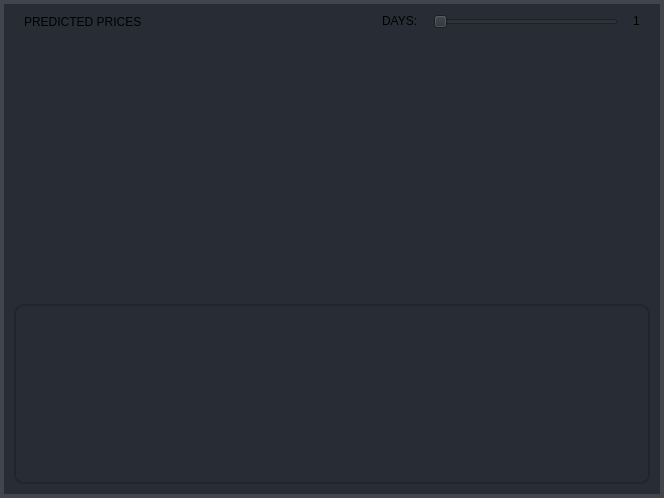
                              <widget class="QFrame" name="deployPredFrame">
                               <property name="minimumSize">
                                <size>
                                 <width>0</width>
                                 <height>0</height>
                                </size>
                               </property>
                               <property name="maximumSize">
                                <size>
                                 <width>16777215</width>
                                 <height>16777215</height>
                                </size>
                               </property>
                               <property name="styleSheet">
                                <string notr="true">border: 4px solid #41464E;
background-color: rgb(40, 44, 52);</string>
                               </property>
                               <property name="frameShape">
                                <enum>QFrame::NoFrame</enum>
                               </property>
                               <property name="frameShadow">
                                <enum>QFrame::Raised</enum>
                               </property>
                               <layout class="QVBoxLayout" name="verticalLayout_72">
                                <property name="spacing">
                                 <number>10</number>
                                </property>
                                <property name="leftMargin">
                                 <number>10</number>
                                </property>
                                <property name="topMargin">
                                 <number>10</number>
                                </property>
                                <property name="rightMargin">
                                 <number>10</number>
                                </property>
                                <property name="bottomMargin">
                                 <number>10</number>
                                </property>
                                <item>
                                 <widget class="QFrame" name="frame_71">
                                  <property name="maximumSize">
                                   <size>
                                    <width>16777215</width>
                                    <height>26</height>
                                   </size>
                                  </property>
                                  <property name="styleSheet">
                                   <string notr="true">border: 0;</string>
                                  </property>
                                  <property name="frameShape">
                                   <enum>QFrame::NoFrame</enum>
                                  </property>
                                  <property name="frameShadow">
                                   <enum>QFrame::Raised</enum>
                                  </property>
                                  <layout class="QHBoxLayout" name="horizontalLayout_43">
                                   <property name="spacing">
                                    <number>0</number>
                                   </property>
                                   <property name="leftMargin">
                                    <number>10</number>
                                   </property>
                                   <property name="topMargin">
                                    <number>0</number>
                                   </property>
                                   <property name="rightMargin">
                                    <number>10</number>
                                   </property>
                                   <property name="bottomMargin">
                                    <number>0</number>
                                   </property>
                                   <item>
                                    <widget class="QFrame" name="frame_90">
                                     <property name="frameShape">
                                      <enum>QFrame::NoFrame</enum>
                                     </property>
                                     <property name="frameShadow">
                                      <enum>QFrame::Raised</enum>
                                     </property>
                                     <layout class="QVBoxLayout" name="verticalLayout_81">
                                      <property name="spacing">
                                       <number>0</number>
                                      </property>
                                      <property name="leftMargin">
                                       <number>0</number>
                                      </property>
                                      <property name="topMargin">
                                       <number>0</number>
                                      </property>
                                      <property name="rightMargin">
                                       <number>0</number>
                                      </property>
                                      <property name="bottomMargin">
                                       <number>0</number>
                                      </property>
                                      <item>
                                       <widget class="QLabel" name="label_29">
                                        <property name="styleSheet">
                                         <string notr="true">font: 15px &quot;Segoe UI BOLD&quot;;</string>
                                        </property>
                                        <property name="text">
                                         <string>PREDICTED PRICES</string>
                                        </property>
                                       </widget>
                                      </item>
                                     </layout>
                                    </widget>
                                   </item>
                                   <item alignment="Qt::AlignRight">
                                    <widget class="QFrame" name="deploySliderFrame">
                                     <property name="frameShape">
                                      <enum>QFrame::NoFrame</enum>
                                     </property>
                                     <property name="frameShadow">
                                      <enum>QFrame::Raised</enum>
                                     </property>
                                     <layout class="QHBoxLayout" name="horizontalLayout_42">
                                      <property name="spacing">
                                       <number>15</number>
                                      </property>
                                      <property name="leftMargin">
                                       <number>0</number>
                                      </property>
                                      <property name="topMargin">
                                       <number>0</number>
                                      </property>
                                      <property name="rightMargin">
                                       <number>0</number>
                                      </property>
                                      <property name="bottomMargin">
                                       <number>0</number>
                                      </property>
                                      <item alignment="Qt::AlignVCenter">
                                       <widget class="QLabel" name="label_28">
                                        <property name="text">
                                         <string>DAYS:</string>
                                        </property>
                                       </widget>
                                      </item>
                                      <item>
                                       <widget class="QSlider" name="deploySlider">
                                        <property name="minimumSize">
                                         <size>
                                          <width>185</width>
                                          <height>0</height>
                                         </size>
                                        </property>
                                        <property name="minimum">
                                         <number>1</number>
                                        </property>
                                        <property name="maximum">
                                         <number>14</number>
                                        </property>
                                        <property name="orientation">
                                         <enum>Qt::Horizontal</enum>
                                        </property>
                                        <property name="tickPosition">
                                         <enum>QSlider::NoTicks</enum>
                                        </property>
                                        <property name="tickInterval">
                                         <number>0</number>
                                        </property>
                                       </widget>
                                      </item>
                                      <item alignment="Qt::AlignVCenter">
                                       <widget class="QLabel" name="deployDaysValue">
                                        <property name="text">
                                         <string>1</string>
                                        </property>
                                       </widget>
                                      </item>
                                     </layout>
                                    </widget>
                                   </item>
                                  </layout>
                                 </widget>
                                </item>
                                <item>
                                 <widget class="QFrame" name="frame_80">
                                  <property name="styleSheet">
                                   <string notr="true">border: 0;</string>
                                  </property>
                                  <property name="frameShape">
                                   <enum>QFrame::NoFrame</enum>
                                  </property>
                                  <property name="frameShadow">
                                   <enum>QFrame::Raised</enum>
                                  </property>
                                  <layout class="QVBoxLayout" name="verticalLayout_75">
                                   <property name="spacing">
                                    <number>20</number>
                                   </property>
                                   <property name="leftMargin">
                                    <number>0</number>
                                   </property>
                                   <property name="topMargin">
                                    <number>0</number>
                                   </property>
                                   <property name="rightMargin">
                                    <number>0</number>
                                   </property>
                                   <property name="bottomMargin">
                                    <number>0</number>
                                   </property>
                                   <item>
                                    <widget class="QFrame" name="frame_86">
                                     <property name="frameShape">
                                      <enum>QFrame::NoFrame</enum>
                                     </property>
                                     <property name="frameShadow">
                                      <enum>QFrame::Raised</enum>
                                     </property>
                                     <layout class="QVBoxLayout" name="verticalLayout_83">
                                      <property name="spacing">
                                       <number>5</number>
                                      </property>
                                      <property name="leftMargin">
                                       <number>0</number>
                                      </property>
                                      <property name="topMargin">
                                       <number>0</number>
                                      </property>
                                      <property name="rightMargin">
                                       <number>0</number>
                                      </property>
                                      <property name="bottomMargin">
                                       <number>0</number>
                                      </property>
                                      <item>
                                       <widget class="QFrame" name="deployGraphFrame">
                                        <property name="minimumSize">
                                         <size>
                                          <width>636</width>
                                          <height>223</height>
                                         </size>
                                        </property>
                                        <property name="styleSheet">
                                         <string notr="true">border-radius: 0; background: transparent;</string>
                                        </property>
                                        <property name="frameShape">
                                         <enum>QFrame::NoFrame</enum>
                                        </property>
                                        <property name="frameShadow">
                                         <enum>QFrame::Raised</enum>
                                        </property>
                                        <layout class="QVBoxLayout" name="verticalLayout_84">
                                         <property name="spacing">
                                          <number>0</number>
                                         </property>
                                         <property name="leftMargin">
                                          <number>0</number>
                                         </property>
                                         <property name="topMargin">
                                          <number>0</number>
                                         </property>
                                         <property name="rightMargin">
                                          <number>0</number>
                                         </property>
                                         <property name="bottomMargin">
                                          <number>0</number>
                                         </property>
                                        </layout>
                                       </widget>
                                      </item>
                                      <item alignment="Qt::AlignRight">
                                       <widget class="QFrame" name="deployGraphDateFrame">
                                        <property name="frameShape">
                                         <enum>QFrame::NoFrame</enum>
                                        </property>
                                        <property name="frameShadow">
                                         <enum>QFrame::Raised</enum>
                                        </property>
                                        <layout class="QHBoxLayout" name="horizontalLayout_44">
                                         <property name="spacing">
                                          <number>0</number>
                                         </property>
                                         <property name="leftMargin">
                                          <number>10</number>
                                         </property>
                                         <property name="topMargin">
                                          <number>0</number>
                                         </property>
                                         <property name="rightMargin">
                                          <number>10</number>
                                         </property>
                                         <property name="bottomMargin">
                                          <number>0</number>
                                         </property>
                                         <item>
                                          <widget class="QLabel" name="deployGraphDateLabel">
                                           <property name="minimumSize">
                                            <size>
                                             <width>249</width>
                                             <height>17</height>
                                            </size>
                                           </property>
                                           <property name="text">
                                            <string/>
                                           </property>
                                          </widget>
                                         </item>
                                        </layout>
                                       </widget>
                                      </item>
                                     </layout>
                                    </widget>
                                   </item>
                                   <item>
                                    <widget class="QFrame" name="deployTableFrame">
                                     <property name="maximumSize">
                                      <size>
                                       <width>16777215</width>
                                       <height>180</height>
                                      </size>
                                     </property>
                                     <property name="styleSheet">
                                      <string notr="true">border-radius: 10px;
border: 2px solid #21252B;</string>
                                     </property>
                                     <property name="frameShape">
                                      <enum>QFrame::NoFrame</enum>
                                     </property>
                                     <property name="frameShadow">
                                      <enum>QFrame::Raised</enum>
                                     </property>
                                     <layout class="QVBoxLayout" name="verticalLayout_82">
                                      <property name="spacing">
                                       <number>0</number>
                                      </property>
                                      <property name="leftMargin">
                                       <number>0</number>
                                      </property>
                                      <property name="topMargin">
                                       <number>0</number>
                                      </property>
                                      <property name="rightMargin">
                                       <number>0</number>
                                      </property>
                                      <property name="bottomMargin">
                                       <number>0</number>
                                      </property>
                                      <item>
                                       <widget class="QTableWidget" name="deployTable">
                                        <property name="styleSheet">
                                         <string notr="true">border: none;</string>
                                        </property>
                                        <property name="frameShape">
                                         <enum>QFrame::NoFrame</enum>
                                        </property>
                                        <property name="sizeAdjustPolicy">
                                         <enum>QAbstractScrollArea::AdjustIgnored</enum>
                                        </property>
                                        <property name="editTriggers">
                                         <set>QAbstractItemView::NoEditTriggers</set>
                                        </property>
                                        <attribute name="horizontalHeaderVisible">
                                         <bool>false</bool>
                                        </attribute>
                                        <attribute name="horizontalHeaderCascadingSectionResizes">
                                         <bool>false</bool>
                                        </attribute>
                                        <attribute name="horizontalHeaderDefaultSectionSize">
                                         <number>153</number>
                                        </attribute>
                                        <attribute name="horizontalHeaderStretchLastSection">
                                         <bool>true</bool>
                                        </attribute>
                                        <attribute name="verticalHeaderVisible">
                                         <bool>false</bool>
                                        </attribute>
                                        <attribute name="verticalHeaderCascadingSectionResizes">
                                         <bool>false</bool>
                                        </attribute>
                                        <attribute name="verticalHeaderStretchLastSection">
                                         <bool>false</bool>
                                        </attribute>
                                       </widget>
                                      </item>
                                     </layout>
                                    </widget>
                                   </item>
                                  </layout>
                                 </widget>
                                </item>
                               </layout>
                              </widget>
